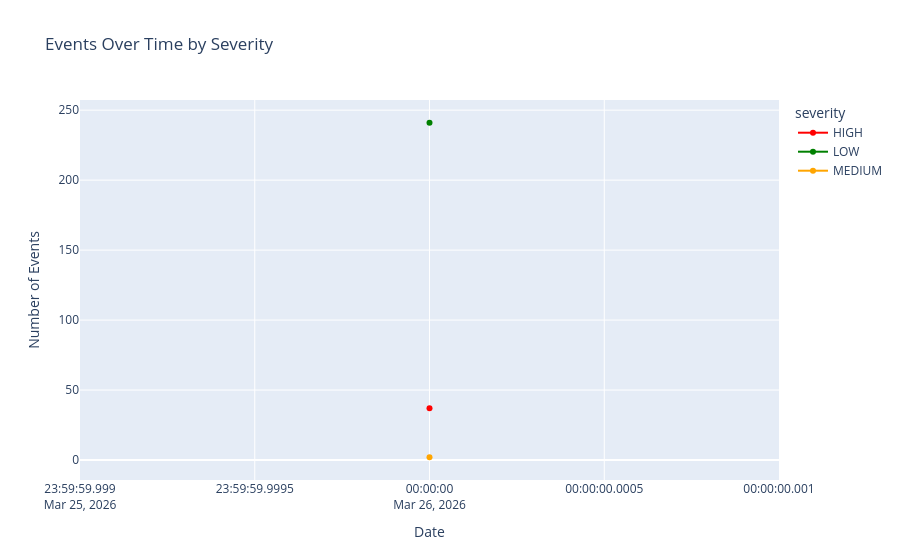

This figure's notebook cell:
### Markdown cell above
### 7.2 Interactive Severity Timeline

### Code cell
if not df.empty and 'severity' in df.columns:
    # Severity over time
    severity_time = df.groupby(['date', 'severity']).size().reset_index(name='count')
    
    fig = px.line(severity_time, x='date', y='count', color='severity',
                  title='Events Over Time by Severity',
                  color_discrete_map={'LOW': 'green', 'MEDIUM': 'orange',
                                     'HIGH': 'red', 'CRITICAL': 'darkred'},
                  markers=True)
    fig.update_layout(xaxis_title="Date", yaxis_title="Number of Events")
    fig.show()

### Figure 1 — Plotly figure (JSON) as saved in the notebook; plotly's stock layout.template omitted (floating-point values rounded to 4 significant figures)
{"data": [{"hovertemplate": "severity=HIGH<br>date=%{x}<br>count=%{y}<extra></extra>", "legendgroup": "HIGH", "line": {"color": "red", "dash": "solid"}, "marker": {"symbol": "circle"}, "mode": "lines+markers", "name": "HIGH", "orientation": "v", "showlegend": true, "type": "scatter", "x": ["2026-03-26"], "xaxis": "x", "y": [37], "yaxis": "y"}, {"hovertemplate": "severity=LOW<br>date=%{x}<br>count=%{y}<extra></extra>", "legendgroup": "LOW", "line": {"color": "green", "dash": "solid"}, "marker": {"symbol": "circle"}, "mode": "lines+markers", "name": "LOW", "orientation": "v", "showlegend": true, "type": "scatter", "x": ["2026-03-26"], "xaxis": "x", "y": [241], "yaxis": "y"}, {"hovertemplate": "severity=MEDIUM<br>date=%{x}<br>count=%{y}<extra></extra>", "legendgroup": "MEDIUM", "line": {"color": "orange", "dash": "solid"}, "marker": {"symbol": "circle"}, "mode": "lines+markers", "name": "MEDIUM", "orientation": "v", "showlegend": true, "type": "scatter", "x": ["2026-03-26"], "xaxis": "x", "y": [2], "yaxis": "y"}], "layout": {"legend": {"title": {"text": "severity"}, "tracegroupgap": 0}, "title": {"text": "Events Over Time by Severity"}, "xaxis": {"anchor": "y", "domain": [0, 1], "title": {"text": "Date"}}, "yaxis": {"anchor": "x", "domain": [0, 1], "title": {"text": "Number of Events"}}}}
